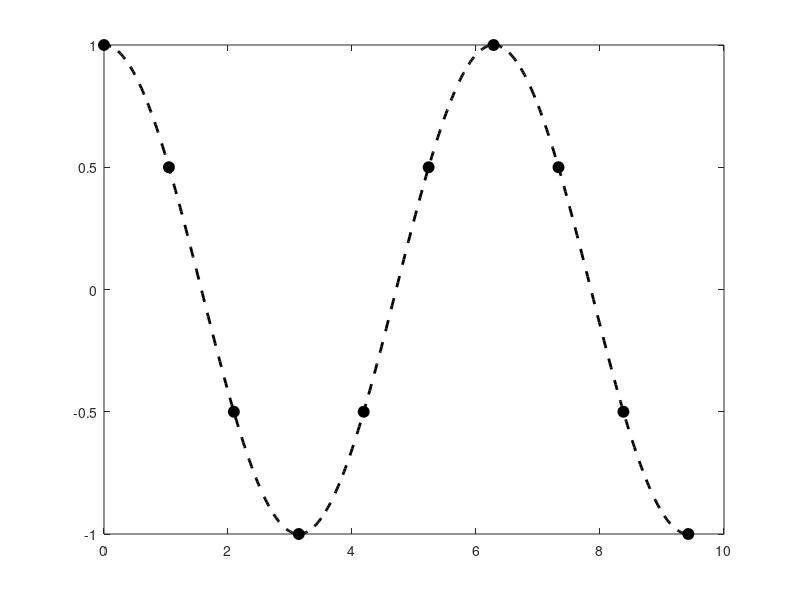

MATLAB code to generate this figure: (Note: this script raises an error after producing the figure.)
f = @(x) cos(x);

x_left = 0;   x_right = 3*pi;    n_nodes = 10;

x = linspace(x_left, x_right, n_nodes); % nodes for spline
x_interp = linspace(x_left, x_right, 500); % interpolation points for smooth plots

figure(34); clf
plot(x_interp,f(x_interp),'k--','linewidth',2); % orig function
hold on
plot(x,f(x),'ko','markerfacecolor','k','markersize',8); % sampled nodes

% we'll now fit a clamped spline, getting the left and right endpoint derivatives using approximate derivative formulas

h = x(2) - x(1); % this can be the distance between any two consecutive nodes since they're equally spaced

% try 2-point formula   f' = ( f(x0+h) - f(x0) ) / h
% approx derivative at left endpoint, using point to right: h is positive
y_prime_approx(1) = ( f(x(2)) - f(x(1))  ) / h;
% approx derivative at right endpoint, using point to left: h is negative
y_prime_approx(2) = ( f(x(end-1)) - f(x(end))  ) / (-h); % end means the last value in indexing operations

% clamped spline using 2-pt endpoint formula
[a,b,c,d] = clamped_cubic_spline(x,f(x),y_prime_approx);
y_interp = cubic_spline_interp(a,b,c,d,x,x_interp);
plot(x_interp,y_interp,'linewidth',2); 


% try 5-point formula    f' = 1/(12h)( -25f(x0) + 48f(x0+h) -36f(x0+2h) +16f(x0+3h) -3f(x0+4h) )
% approx derivative at left endpoint, using points to right: h is positive
y_prime_approx(1) = 1./(12.*h).*( -25.*f(x_left) + 48.*f(x_left+h) -36.*f(x_left+2.*h) +16.*f(x_left+3.*h) -3.*f(x_left+4.*h) );

% approx derivative at right endpoint, using points to left:  h is negative
y_prime_approx(2) = 1./(12.*h).*( -25.*f(x_right) + 48.*f(x_right-h) -36.*f(x_right-2.*h) +16.*f(x_right-3.*h) -3.*f(x_right-4.*h) );
% clamped spline using 5-pt endpoint formula
[a,b,c,d] = clamped_cubic_spline(x,f(x),y_prime_approx);
y_interp = cubic_spline_interp(a,b,c,d,x,x_interp);
plot(x_interp,y_interp,'linewidth',2); 

legend('cos(x)','nodes','clamped spline 2-pt endpoint','clamped spline 5-pt endpoint','Location','NorthEast','fontsize',18);